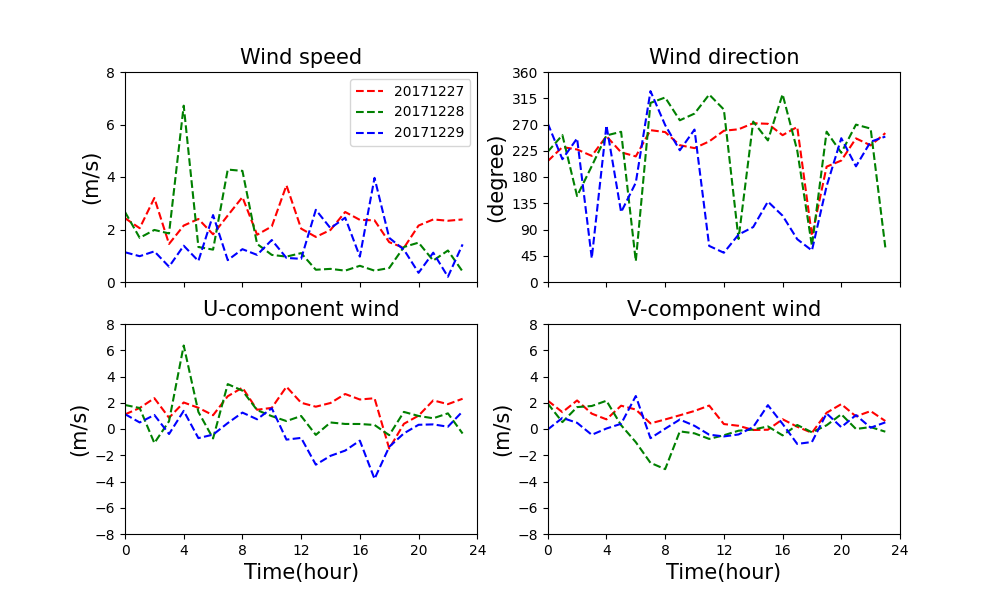

The Python source for this figure:
import numpy as np

date,time,ws,wd=np.loadtxt('hw3_data.txt',skiprows=1,dtype='U5,U5,f8,f8',unpack='True')

u=-ws*np.sin(np.radians(wd))
v=-ws*np.cos(np.radians(wd))

rws=ws[0:24]
gws=ws[24:48]
bws=ws[48:72]

rwd=wd[0:24]
gwd=wd[24:48]
bwd=wd[48:72]

ru=u[0:24]
gu=u[24:48]
bu=u[48:72]

rv=v[0:24]
gv=v[24:48]
bv=v[48:72]

import matplotlib.pyplot as plt

t=np.linspace(0,23,24)
f,ax=plt.subplots(2,2,sharex='all',figsize=(10,6))

ax[0,0].set_xlim([0,24])
ax[0,0].set_ylim([0,8])
ax[0,0].set_yticks(np.linspace(0,8,5))
ax[0,0].set_title('Wind speed',fontsize=15)
ax[0,0].set_ylabel('(m/s)',fontsize=15)
ax[0,0].plot(t,rws,'r--')
ax[0,0].plot(t,gws,'g--')
ax[0,0].plot(t,bws,'b--')
ax[0,0].legend(['20171227','20171228','20171229'],loc='upper right')

ax[0,1].set_ylim([0,360])
ax[0,1].set_yticks(np.linspace(0,360,9))
ax[0,1].set_title('Wind direction',fontsize=15)
ax[0,1].set_ylabel('(degree)',fontsize=15)
ax[0,1].plot(t,rwd,'r--')
ax[0,1].plot(t,gwd,'g--')
ax[0,1].plot(t,bwd,'b--')

ax[1,0].set_xlim([0,24])
ax[1,0].set_ylim([-8,8])
ax[1,0].set_xticks(np.linspace(0,24,7))
ax[1,0].set_yticks(np.linspace(-8,8,9))
ax[1,0].set_title('U-component wind',fontsize=15)
ax[1,0].set_xlabel('Time(hour)',fontsize=15)
ax[1,0].set_ylabel('(m/s)',fontsize=15)
ax[1,0].plot(t,ru,'r--')
ax[1,0].plot(t,gu,'g--')
ax[1,0].plot(t,bu,'b--')

ax[1,1].set_ylim([-8,8])
ax[1,0].set_xticks(np.linspace(0,24,7))
ax[1,1].set_yticks(np.linspace(-8,8,9))
ax[1,1].set_title('V-component wind',fontsize=15)
ax[1,1].set_xlabel('Time(hour)',fontsize=15)
ax[1,1].set_ylabel('(m/s)',fontsize=15)
ax[1,1].plot(t,rv,'r--')
ax[1,1].plot(t,gv,'g--')
ax[1,1].plot(t,bv,'b--')

plt.savefig('hw3a.png')
plt.show()

data=np.array(list(zip(date,time,u,v,ws,wd)),dtype=[('date','U5'),('time','U5'),('u','f8'),('v','f8'),('ws','f8'),('wd','f8')])
np.savetxt('hw3a.txt',data,fmt=('%5s','%6s','%+4.2f','%+6.2f','%6.3f','%7.1f'),header='Date  Time  u[m/s] v[m/s] WS[m/s] WD[deg]',comments=(''))